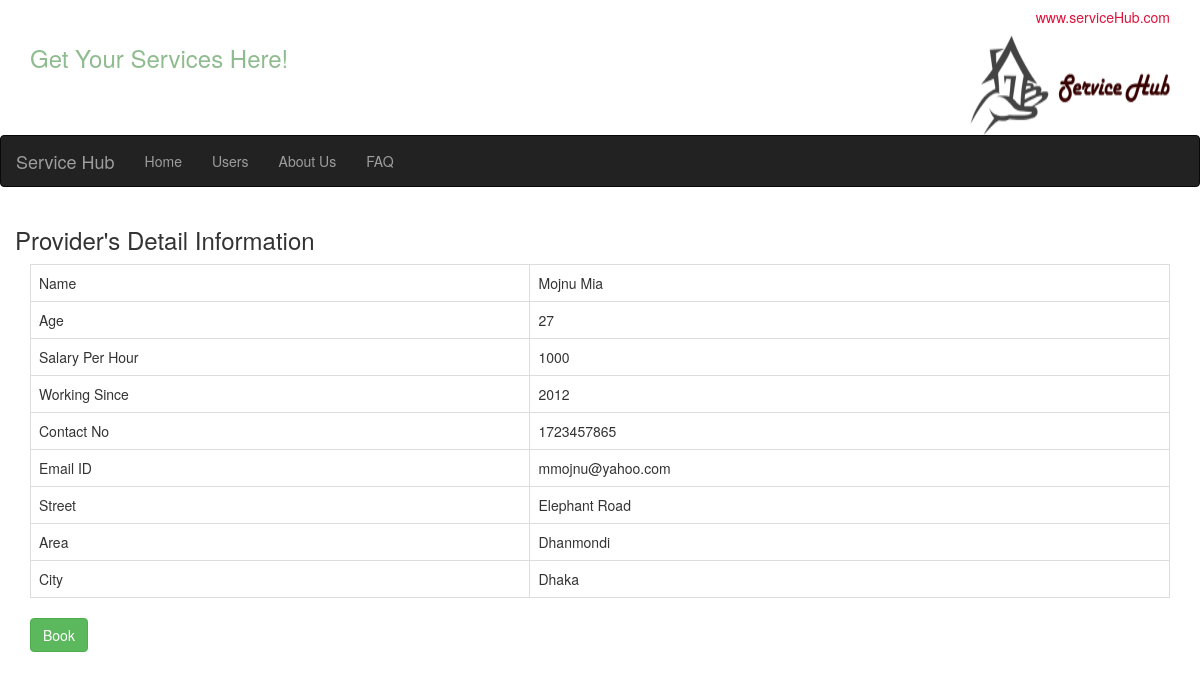
/details.php?Name=Mojnu Mia&Service_ID=1&Provider_ID=1, run on the app's committed database.
### tables this page shows
CREATE TABLE `provider` (
  `Provider_ID` int(10) NOT NULL,
  `Name` varchar(30) DEFAULT NULL,
  `Age` int(3) DEFAULT NULL,
  `Salary_Per_Hour` int(5) DEFAULT NULL,
  `Working_Since` int(4) DEFAULT NULL,
  `Contact_No` int(15) DEFAULT NULL,
  `Service_CategoryService_ID` int(10) NOT NULL,
  `LocationLocation_ID` int(10) NOT NULL,
  `email` varchar(30) DEFAULT NULL
);

CREATE TABLE `location` (
  `Location_ID` int(10) NOT NULL,
  `Street` varchar(30) DEFAULT NULL,
  `Area` varchar(30) DEFAULT NULL,
  `City` varchar(10) DEFAULT NULL
);

### details.php (the view, shortened to what this page needs)
<?php
	$Name = null;
	$Service_ID = null;
	$Provider_ID = null;
	if ( !empty($_GET['Name'] || $_GET['Service_ID'] || $_GET['Provider_ID'])) {
		$Name = $_REQUEST['Name'];
		$Service_ID = $_REQUEST['Service_ID'];
		$Provider_ID = $_REQUEST['Provider_ID'];
	}
	if ( null==$Name || null==$Service_ID || null==$Provider_ID ) {
		header("Location: Home.php");
	} else {
		$pdo = Database::connect();
		$pdo->setAttribute(PDO::ATTR_ERRMODE, PDO::ERRMODE_EXCEPTION);
		$sql = "SELECT service_category.Service_ID,provider.Provider_ID,provider.Name,provider.Age,provider.Salary_Per_Hour,provider.Working_Since,provider.Contact_No,provider.email,location.Street,location.Area,location.City
		FROM provider INNER JOIN location ON provider.LocationLocation_ID=location.Location_ID
		INNER JOIN service_category ON provider.Service_CategoryService_ID=service_category.Service_ID
		where Provider_ID = '$Provider_ID'";
		$q = $pdo->prepare($sql);
		$q->execute();
		$data = $q->fetch(PDO::FETCH_ASSOC);
	}
?>
<!DOCTYPE html>
<html lang="en">
<head>
  <link rel="stylesheet" href="http://maxcdn.bootstrapcdn.com/bootstrap/3.3.5/css/bootstrap.min.css">
</head>
<body>
<div class="container">
	<h5 style="color:crimson;"align="right">www.serviceHub.com</h5>
    <img src="servicehub.jpg" class="img-rounded" alt="Service Hub" width="200" height="100" align="right">
    <h3 style="color:darkseagreen;"align="left">Get Your Services Here!</h3>
</div>
<nav class="navbar navbar-inverse">
  <div class="container-fluid">
    <div class="navbar-header">
     <a class="navbar-brand" href="#">Service Hub</a>
    </div>
    <div>
      <ul class="nav navbar-nav">
        <li><a href="Home.php">Home</a></li>
        <li><a href="customers.php">Users</a></li>
        <li><a href="About Us.php">About Us</a></li>
        <li><a href="FAQ.php">FAQ</a></li>
      </ul>
    </div>
  </div>
</nav>
<div class="container">
					  <div class="row">
		    			<h3>Provider's Detail Information</h3>
		    		</div>
					  <table class="table table-bordered">
    <tbody>
      <tr>
        <td>Name</td>
        <td><?php echo $data['Name'];?></td>
      </tr>
      <tr>
        <td>Age</td>
        <td><?php echo $data['Age'];?></td>
      </tr>
      <tr>
        <td>Salary Per Hour</td>
        <td><?php echo $data['Salary_Per_Hour'];?></td>
      </tr>
       <tr>
        <td>Working Since</td>
        <td><?php echo $data['Working_Since'];?></td>
      </tr>
      <tr>
        <td>Contact No</td>
        <td><?php echo $data['Contact_No'];?></td>
      </tr>
      <tr>
        <td>Email ID</td>
        <td><?php echo $data['email'];?></td>
      </tr>
      <tr>
        <td>Street</td>
        <td><?php echo $data['Street'];?></td>
      </tr>
      <tr>
        <td>Area</td>
        <td><?php echo $data['Area'];?></td>
      </tr>
      <tr>
        <td>City</td>
        <td><?php echo $data['City'];?></td>
      </tr>
    </tbody>
  </table>
		   			<?php
	 				   foreach ($pdo->query($sql) as $row) {
					   		echo '<a class="btn btn-success" href="book.php?Name='.$row['Name'].'&Service_ID='.$row['Service_ID'].'&Provider_ID='.$row['Provider_ID'].'">Book</a>';
					   }
					  ?>
    </div>
</body>
</html>

### data on the page
provider: Name "Mojnu Mia", Age "27", Salary_Per_Hour "1000", Working_Since "2012", Contact_No "1723457865", email "mmojnu@yahoo.com", LocationLocation_ID.Street "Elephant Road", LocationLocation_ID.Area "Dhanmondi", LocationLocation_ID.City "Dhaka"
